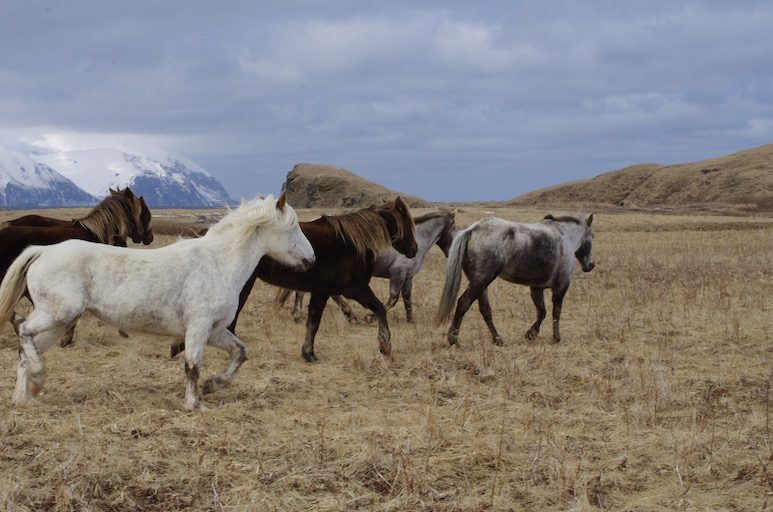
#> input picture model/yolov9/data/images/horses.jpg, 773 x 512 px; its folder holds only this picture in this run
$ python -i enhance.py   (imports and definitions only)
#> lines starting #> are read from the running program, lines starting #| are printed output that depends on the picture
#> further down, picture is the input picture: shape (512, 773, 3); mean B, G, R 125.2, 128.2, 133.3
import cv2
import numpy as np
from tqdm import tqdm
import os
import shutil

def is_daytime(image_path):
    img = cv2.imread(image_path)
    gray = cv2.cvtColor(img, cv2.COLOR_BGR2GRAY)
    average_brightness = np.mean(gray)
    threshold = 150
    return average_brightness > threshold, average_brightness

def apply_clahe(image, clip_limit=2.0, tile_grid_size=(8,8)):
#> called with clip_limit = 2, tile_grid_size = (8, 8)
    if len(image.shape) == 3:
        lab = cv2.cvtColor(image, cv2.COLOR_BGR2LAB)
#> lab: shape (512, 773, 3); mean of channels 0, 1, 2 137.1, 130.3, 130.9
        l, a, b = cv2.split(lab)
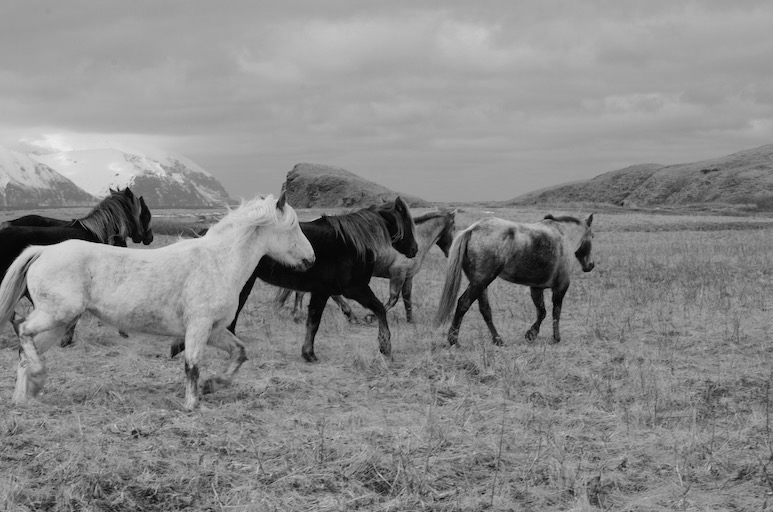
#> l: shape (512, 773); min 0, max 236, mean 137.1
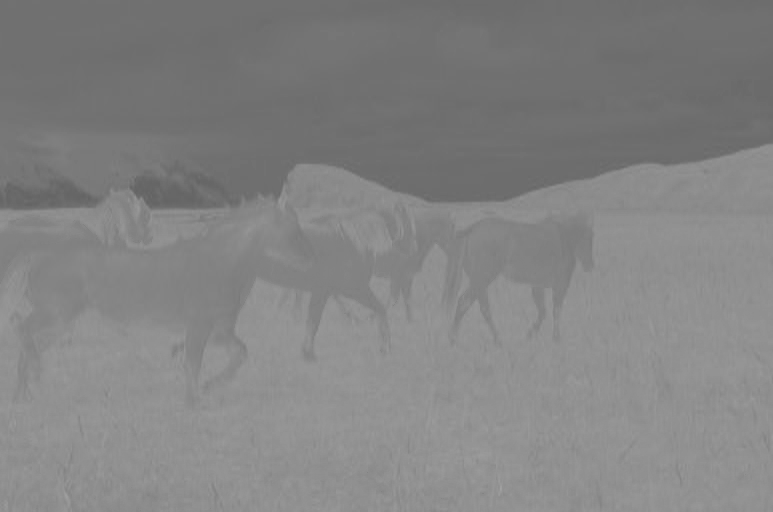
#> b: shape (512, 773); min 99, max 162, mean 130.9
        clahe = cv2.createCLAHE(clipLimit=clip_limit, tileGridSize=tile_grid_size)
        l_clahe = clahe.apply(l)
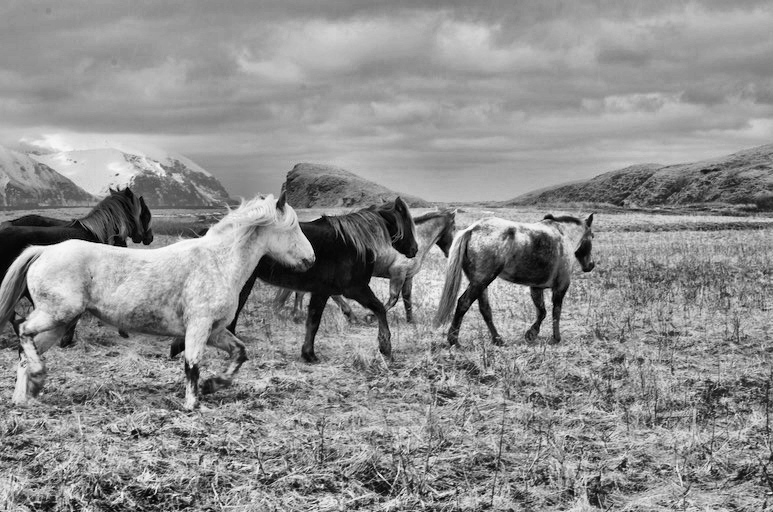
#> l_clahe: shape (512, 773); min 0, max 249, mean 142.4
        lab = cv2.merge((l_clahe, a, b))
#> lab: shape (512, 773, 3); mean of channels 0, 1, 2 142.4, 130.3, 130.9
        enhanced_image = cv2.cvtColor(lab, cv2.COLOR_LAB2BGR)
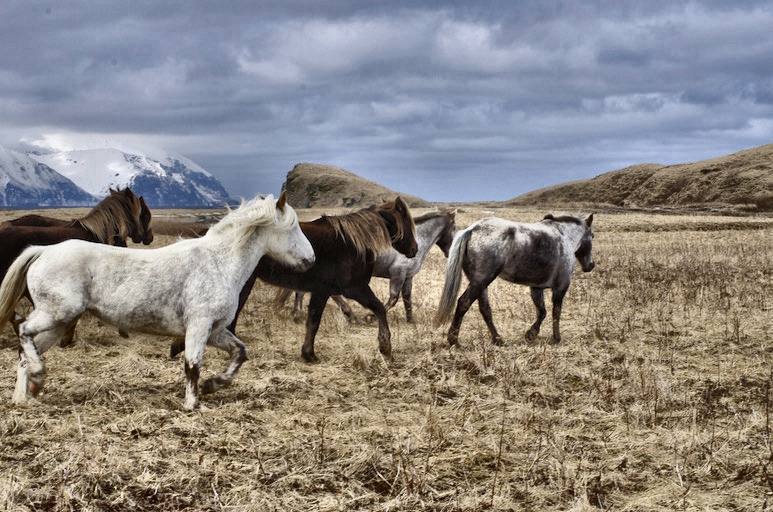
#> enhanced_image: shape (512, 773, 3); mean B, G, R 130.9, 134.2, 139.2
    else:
        clahe = cv2.createCLAHE(clipLimit=clip_limit, tileGridSize=tile_grid_size)
        enhanced_image = clahe.apply(image)
    return enhanced_image

def batch_process_images(src_dir, dst_dir, file_extension='.jpg'):
    if not os.path.exists(dst_dir):
        os.makedirs(dst_dir)
    for filename in tqdm(os.listdir(src_dir)):
        if filename.lower().endswith(file_extension):
            src_path = os.path.join(src_dir, filename)
            dst_path = os.path.join(dst_dir, filename)
            img = cv2.imread(src_path)
            if img is not None:
                if not is_daytime(src_path)[0]:
                    shutil.copy(src_path, dst_path)
                    print(f'Copy finished: {filename}')
                    continue
                enhanced = apply_clahe(img)
                cv2.imwrite(dst_path, enhanced)
                print(f'Process finished: {filename}')
            else:
                print(f'Cannot read image: {filename}')

src_dir = 'rgb-train'
dst_dir = 'rgb-enhanced-train'
# [1 line not run here, left out]

src_dir = 'rgb-test'
dst_dir = 'rgb-enhanced-test'
# [1 line not run here, left out]

src_dir = 'rgb-val'
dst_dir = 'rgb-enhanced-val'
# [1 line not run here, left out]

>>> import cv2
>>> picture = cv2.imread('../model/yolov9/data/images/horses.jpg')
>>> result = apply_clahe(picture)
